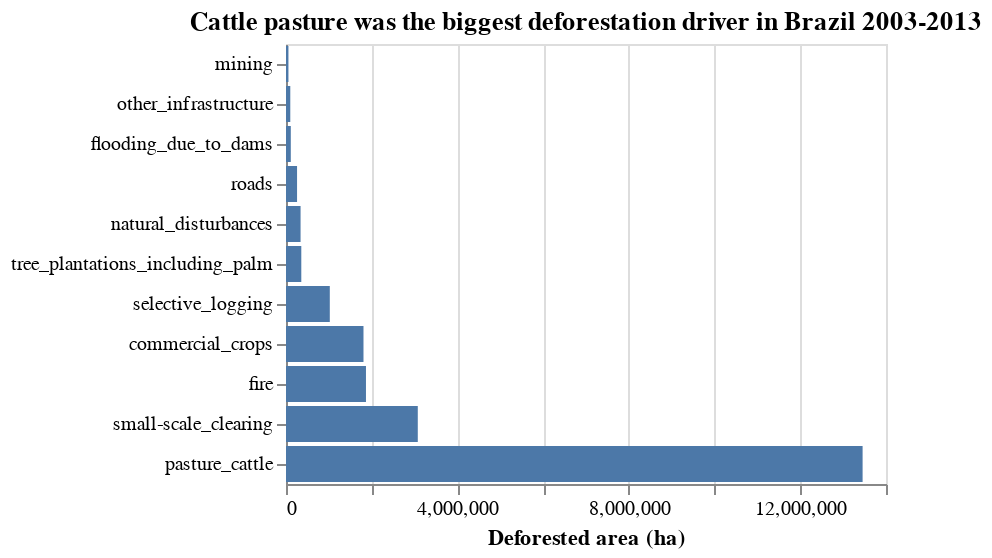

Source (notebook cell):
### Code cell
brazil_drivers = pd.read_csv('https://raw.githubusercontent.com/UBC-MDS/exploratory-data-viz/main/chapters/en/slides/module6/data/drivers-deforestation_2003-2013_brazil.csv')
title='Cattle pasture was the biggest deforestation driver in Brazil 2003-2013'
alt.Chart(brazil_drivers, title=title).mark_bar().encode(
    alt.X('deforestation_hectares', title='Deforested area (ha)'),
    alt.Y('driver', title='', sort='x'))

### Figure 1 — Vega-Lite specification as saved in the notebook (floating-point values rounded to 4 significant figures)
{"config": {"view": {"continuousWidth": 300, "continuousHeight": 300}}, "data": {"name": "data-57bb00da71a3e648a2a1a8cbd3a02e78"}, "mark": {"type": "bar"}, "encoding": {"x": {"field": "deforestation_hectares", "title": "Deforested area (ha)", "type": "quantitative"}, "y": {"field": "driver", "sort": "x", "title": "", "type": "nominal"}}, "title": "Cattle pasture was the biggest deforestation driver in Brazil 2003-2013", "$schema": "https://vega.github.io/schema/vega-lite/v5.8.0.json", "datasets": {"data-57bb00da71a3e648a2a1a8cbd3a02e78": [{"driver": "commercial_crops", "deforestation_hectares": 1808000}, {"driver": "fire", "deforestation_hectares": 1866000}, {"driver": "flooding_due_to_dams", "deforestation_hectares": 112000}, {"driver": "mining", "deforestation_hectares": 57000}, {"driver": "natural_disturbances", "deforestation_hectares": 340000}, {"driver": "other_infrastructure", "deforestation_hectares": 100000}, {"driver": "pasture_cattle", "deforestation_hectares": 13454000}, {"driver": "roads", "deforestation_hectares": 258000}, {"driver": "selective_logging", "deforestation_hectares": 1022000}, {"driver": "small-scale_clearing", "deforestation_hectares": 3075000}, {"driver": "tree_plantations_including_palm", "deforestation_hectares": 357000}]}}
